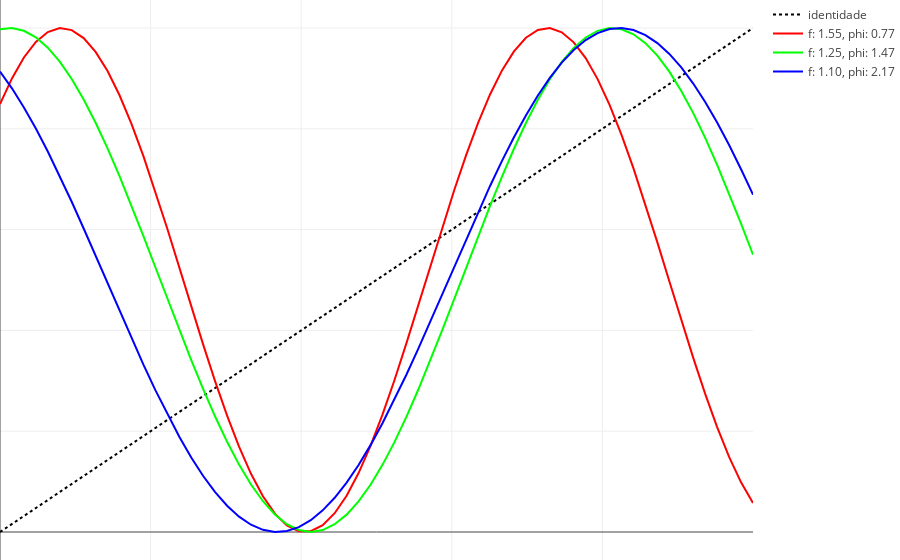

Here is the notebook cell this chart was saved with:
### Markdown cell above
## 3. Sinusoidal
---
Operador *sinudoidal*, definido por:

$$
\large f(t)=\frac{1 + sin(\omega f + \varphi)}{2}
$$

sendo,
- $\omega$ = $2\pi t$, frequência angular, medida em radianos;
- $f$ = frequência ordinária, medida em Hz;
- $\varphi$ = fase.

### Code cell
%%time
N = 64
### Índices
i = [i for i in range(N)]
indice = ['índice {0}'.format(a) for a in i]
### Tabela de valores por eixo
t = np.array(i)/(N - 1)
omega = 2*np.pi*t
fR = 1.55
phiR = 2*np.pi*0.123
Rs = (1 + np.sin(omega*fR + phiR))/2
fG = 1.25
phiG = 2*np.pi*0.234
Gs = (1 + np.sin(omega*fG + phiG))/2
fB = 1.1
phiB = 2*np.pi*0.345
Bs = (1 + np.sin(omega*fB + phiB))/2
### Visualização
iden = Scatter(x = t,
               y = t,
               name = 'identidade',
               line = {'dash': 'dot'},
               hovertext = indice,
               marker = {'symbol': 'none',
                         'size': 6,
                         'color': 'rgb(0, 0, 0)'})
verm = Scatter(x = t,
               y = Rs,
               name = 'f: {0:.2f}, phi: {1:.2f}'.format(fR, phiR),
               line = {'dash': 'line'},
               hovertext = indice,
               marker = {'symbol': 'none',
                         'size': 6,
                         'color': 'rgb(255, 0, 0)'})
verd = Scatter(x = t,
               y = Gs,
               name = 'f: {0:.2f}, phi: {1:.2f}'.format(fG, phiG),
               line = {'dash': 'line'},
               hovertext = indice,
               marker = {'symbol': 'none',
                         'size': 6,
                         'color': 'rgb(0, 255, 0)'})
azul = Scatter(x = t,
               y = Bs,
               name = 'f: {0:.2f}, phi: {1:.2f}'.format(fB, phiB),
               line = {'dash': 'line'},
               hovertext = indice,
               marker = {'symbol': 'none',
                         'size': 6,
                         'color': 'rgb(0, 0, 255)'})
gammaOP = [iden, verm, verd, azul]
layout = Layout(margin = {'l': 0, 'r': 0, 'b': 0, 't':0}, showlegend = True)
fig = Figure(data = gammaOP, layout = layout)
iplot(fig, filename = 'LUT1D_ccoSIN', show_link = False)

### Figure 1 — Plotly figure (JSON) as saved in the notebook; plotly's stock layout.template omitted (floating-point values rounded to 4 significant figures)
{"data": [{"hovertext": ["índice 0", "índice 1", "índice 2", "índice 3", "índice 4", "índice 5", "índice 6", "índice 7", "índice 8", "índice 9", "índice 10", "índice 11", "índice 12", "índice 13", "índice 14", "índice 15", "índice 16", "índice 17", "índice 18", "índice 19", "índice 20", "índice 21", "índice 22", "índice 23", "índice 24", "índice 25", "índice 26", "índice 27", "índice 28", "índice 29", "índice 30", "índice 31", "índice 32", "índice 33", "índice 34", "índice 35", "índice 36", "índice 37", "índice 38", "índice 39", "índice 40", "índice 41", "índice 42", "índice 43", "índice 44", "índice 45", "índice 46", "índice 47", "índice 48", "índice 49", "índice 50", "índice 51", "índice 52", "índice 53", "índice 54", "índice 55", "índice 56", "índice 57", "índice 58", "índice 59", "índice 60", "índice 61", "índice 62", "índice 63"], "line": {"dash": "dot"}, "marker": {"color": "rgb(0, 0, 0)", "size": 6, "symbol": "none"}, "name": "identidade", "type": "scatter", "x": [0, 0.01587, 0.03175, 0.04762, 0.06349, 0.07937, 0.09524, 0.1111, 0.127, 0.1429, 0.1587, 0.1746, 0.1905, 0.2063, 0.2222, 0.2381, 0.254, 0.2698, 0.2857, 0.3016, 0.3175, 0.3333, 0.3492, 0.3651, 0.381, 0.3968, 0.4127, 0.4286, 0.4444, 0.4603, 0.4762, 0.4921, 0.5079, 0.5238, 0.5397, 0.5556, 0.5714, 0.5873, 0.6032, 0.619, 0.6349, 0.6508, 0.6667, 0.6825, 0.6984, 0.7143, 0.7302, 0.746, 0.7619, 0.7778, 0.7937, 0.8095, 0.8254, 0.8413, 0.8571, 0.873, 0.8889, 0.9048, 0.9206, 0.9365, 0.9524, 0.9683, 0.9841, 1], "y": [0, 0.01587, 0.03175, 0.04762, 0.06349, 0.07937, 0.09524, 0.1111, 0.127, 0.1429, 0.1587, 0.1746, 0.1905, 0.2063, 0.2222, 0.2381, 0.254, 0.2698, 0.2857, 0.3016, 0.3175, 0.3333, 0.3492, 0.3651, 0.381, 0.3968, 0.4127, 0.4286, 0.4444, 0.4603, 0.4762, 0.4921, 0.5079, 0.5238, 0.5397, 0.5556, 0.5714, 0.5873, 0.6032, 0.619, 0.6349, 0.6508, 0.6667, 0.6825, 0.6984, 0.7143, 0.7302, 0.746, 0.7619, 0.7778, 0.7937, 0.8095, 0.8254, 0.8413, 0.8571, 0.873, 0.8889, 0.9048, 0.9206, 0.9365, 0.9524, 0.9683, 0.9841, 1]}, {"hovertext": ["índice 0", "índice 1", "índice 2", "índice 3", "índice 4", "índice 5", "índice 6", "índice 7", "índice 8", "índice 9", "índice 10", "índice 11", "índice 12", "índice 13", "índice 14", "índice 15", "índice 16", "índice 17", "índice 18", "índice 19", "índice 20", "índice 21", "índice 22", "índice 23", "índice 24", "índice 25", "índice 26", "índice 27", "índice 28", "índice 29", "índice 30", "índice 31", "índice 32", "índice 33", "índice 34", "índice 35", "índice 36", "índice 37", "índice 38", "índice 39", "índice 40", "índice 41", "índice 42", "índice 43", "índice 44", "índice 45", "índice 46", "índice 47", "índice 48", "índice 49", "índice 50", "índice 51", "índice 52", "índice 53", "índice 54", "índice 55", "índice 56", "índice 57", "índice 58", "índice 59", "índice 60", "índice 61", "índice 62", "índice 63"], "line": {"dash": "line"}, "marker": {"color": "rgb(255, 0, 0)", "size": 6, "symbol": "none"}, "name": "f: 1.55, phi: 0.77", "type": "scatter", "x": [0, 0.01587, 0.03175, 0.04762, 0.06349, 0.07937, 0.09524, 0.1111, 0.127, 0.1429, 0.1587, 0.1746, 0.1905, 0.2063, 0.2222, 0.2381, 0.254, 0.2698, 0.2857, 0.3016, 0.3175, 0.3333, 0.3492, 0.3651, 0.381, 0.3968, 0.4127, 0.4286, 0.4444, 0.4603, 0.4762, 0.4921, 0.5079, 0.5238, 0.5397, 0.5556, 0.5714, 0.5873, 0.6032, 0.619, 0.6349, 0.6508, 0.6667, 0.6825, 0.6984, 0.7143, 0.7302, 0.746, 0.7619, 0.7778, 0.7937, 0.8095, 0.8254, 0.8413, 0.8571, 0.873, 0.8889, 0.9048, 0.9206, 0.9365, 0.9524, 0.9683, 0.9841, 1], "y": [0.8491, 0.9, 0.9415, 0.9723, 0.992, 0.9998, 0.9958, 0.98, 0.9526, 0.9145, 0.8666, 0.8098, 0.7457, 0.6757, 0.6016, 0.525, 0.4478, 0.3718, 0.299, 0.2309, 0.1692, 0.1154, 0.0708, 0.03643, 0.01311, 0.001402, 0.001587, 0.01366, 0.03733, 0.07203, 0.1169, 0.171, 0.2329, 0.3012, 0.3742, 0.4502, 0.5274, 0.6039, 0.678, 0.7478, 0.8117, 0.8682, 0.9159, 0.9537, 0.9806, 0.9961, 0.9998, 0.9915, 0.9715, 0.9403, 0.8986, 0.8474, 0.7878, 0.7215, 0.6498, 0.5746, 0.4976, 0.4206, 0.3455, 0.2742, 0.2082, 0.1491, 0.09847, 0.05738]}, {"hovertext": ["índice 0", "índice 1", "índice 2", "índice 3", "índice 4", "índice 5", "índice 6", "índice 7", "índice 8", "índice 9", "índice 10", "índice 11", "índice 12", "índice 13", "índice 14", "índice 15", "índice 16", "índice 17", "índice 18", "índice 19", "índice 20", "índice 21", "índice 22", "índice 23", "índice 24", "índice 25", "índice 26", "índice 27", "índice 28", "índice 29", "índice 30", "índice 31", "índice 32", "índice 33", "índice 34", "índice 35", "índice 36", "índice 37", "índice 38", "índice 39", "índice 40", "índice 41", "índice 42", "índice 43", "índice 44", "índice 45", "índice 46", "índice 47", "índice 48", "índice 49", "índice 50", "índice 51", "índice 52", "índice 53", "índice 54", "índice 55", "índice 56", "índice 57", "índice 58", "índice 59", "índice 60", "índice 61", "índice 62", "índice 63"], "line": {"dash": "line"}, "marker": {"color": "rgb(0, 255, 0)", "size": 6, "symbol": "none"}, "name": "f: 1.25, phi: 1.47", "type": "scatter", "x": [0, 0.01587, 0.03175, 0.04762, 0.06349, 0.07937, 0.09524, 0.1111, 0.127, 0.1429, 0.1587, 0.1746, 0.1905, 0.2063, 0.2222, 0.2381, 0.254, 0.2698, 0.2857, 0.3016, 0.3175, 0.3333, 0.3492, 0.3651, 0.381, 0.3968, 0.4127, 0.4286, 0.4444, 0.4603, 0.4762, 0.4921, 0.5079, 0.5238, 0.5397, 0.5556, 0.5714, 0.5873, 0.6032, 0.619, 0.6349, 0.6508, 0.6667, 0.6825, 0.6984, 0.7143, 0.7302, 0.746, 0.7619, 0.7778, 0.7937, 0.8095, 0.8254, 0.8413, 0.8571, 0.873, 0.8889, 0.9048, 0.9206, 0.9365, 0.9524, 0.9683, 0.9841, 1], "y": [0.9975, 0.9999, 0.9945, 0.9814, 0.9609, 0.9332, 0.8988, 0.8582, 0.8121, 0.7611, 0.706, 0.6478, 0.5872, 0.5253, 0.463, 0.4013, 0.3411, 0.2834, 0.2291, 0.1789, 0.1337, 0.09426, 0.06108, 0.03471, 0.01556, 0.00393, 1.591e-07, 0.003831, 0.01536, 0.03442, 0.0607, 0.0938, 0.1332, 0.1783, 0.2284, 0.2827, 0.3404, 0.4005, 0.4622, 0.5245, 0.5864, 0.647, 0.7053, 0.7604, 0.8114, 0.8577, 0.8983, 0.9328, 0.9606, 0.9812, 0.9944, 0.9998, 0.9976, 0.9876, 0.97, 0.9451, 0.9133, 0.8752, 0.8311, 0.782, 0.7285, 0.6714, 0.6116, 0.5502]}, {"hovertext": ["índice 0", "índice 1", "índice 2", "índice 3", "índice 4", "índice 5", "índice 6", "índice 7", "índice 8", "índice 9", "índice 10", "índice 11", "índice 12", "índice 13", "índice 14", "índice 15", "índice 16", "índice 17", "índice 18", "índice 19", "índice 20", "índice 21", "índice 22", "índice 23", "índice 24", "índice 25", "índice 26", "índice 27", "índice 28", "índice 29", "índice 30", "índice 31", "índice 32", "índice 33", "índice 34", "índice 35", "índice 36", "índice 37", "índice 38", "índice 39", "índice 40", "índice 41", "índice 42", "índice 43", "índice 44", "índice 45", "índice 46", "índice 47", "índice 48", "índice 49", "índice 50", "índice 51", "índice 52", "índice 53", "índice 54", "índice 55", "índice 56", "índice 57", "índice 58", "índice 59", "índice 60", "índice 61", "índice 62", "índice 63"], "line": {"dash": "line"}, "marker": {"color": "rgb(0, 0, 255)", "size": 6, "symbol": "none"}, "name": "f: 1.10, phi: 2.17", "type": "scatter", "x": [0, 0.01587, 0.03175, 0.04762, 0.06349, 0.07937, 0.09524, 0.1111, 0.127, 0.1429, 0.1587, 0.1746, 0.1905, 0.2063, 0.2222, 0.2381, 0.254, 0.2698, 0.2857, 0.3016, 0.3175, 0.3333, 0.3492, 0.3651, 0.381, 0.3968, 0.4127, 0.4286, 0.4444, 0.4603, 0.4762, 0.4921, 0.5079, 0.5238, 0.5397, 0.5556, 0.5714, 0.5873, 0.6032, 0.619, 0.6349, 0.6508, 0.6667, 0.6825, 0.6984, 0.7143, 0.7302, 0.746, 0.7619, 0.7778, 0.7937, 0.8095, 0.8254, 0.8413, 0.8571, 0.873, 0.8889, 0.9048, 0.9206, 0.9365, 0.9524, 0.9683, 0.9841, 1], "y": [0.9135, 0.8803, 0.8425, 0.8005, 0.7549, 0.7063, 0.6552, 0.6022, 0.548, 0.4933, 0.4386, 0.3846, 0.332, 0.2815, 0.2336, 0.1888, 0.1479, 0.1111, 0.07904, 0.05203, 0.03041, 0.01443, 0.004294, 0.0001149, 0.001946, 0.009766, 0.02348, 0.04292, 0.06786, 0.098, 0.133, 0.1723, 0.2157, 0.2624, 0.312, 0.3639, 0.4174, 0.4718, 0.5267, 0.5812, 0.6347, 0.6866, 0.7363, 0.7831, 0.8265, 0.866, 0.9011, 0.9314, 0.9565, 0.9761, 0.9899, 0.9979, 0.9999, 0.9959, 0.9859, 0.9701, 0.9486, 0.9218, 0.8898, 0.8532, 0.8123, 0.7677, 0.7199, 0.6694]}], "layout": {"margin": {"b": 0, "l": 0, "r": 0, "t": 0}, "showlegend": true}}
